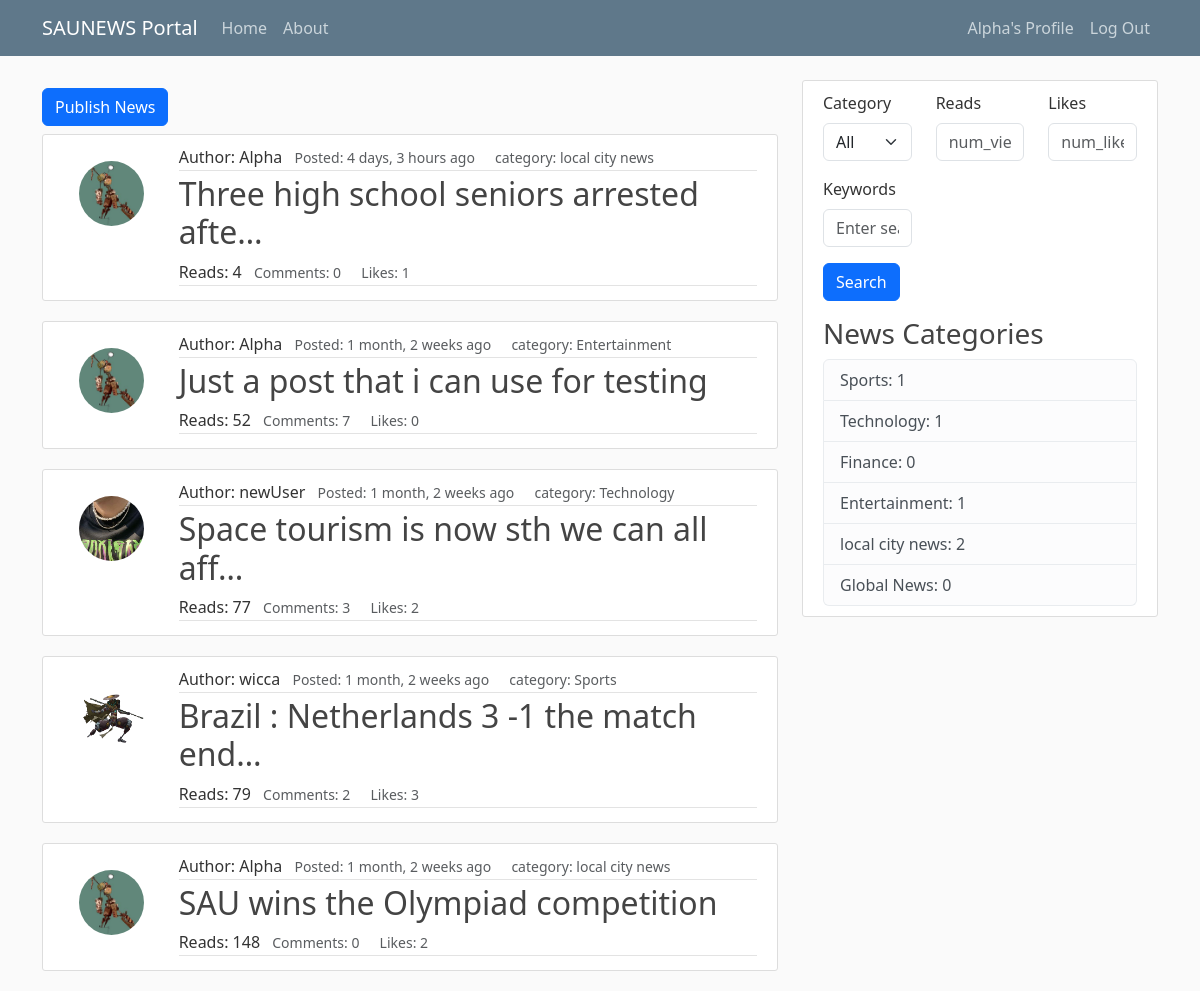
The app's page / (signed in) with its own data.
### blog/models.py (models this page shows, shortened)
class Post(models.Model):
    title = models.CharField(max_length=100)
    content = models.TextField(null=True)
    category = models.ForeignKey(Category, on_delete=models.CASCADE, null=True)
    date_created = models.DateTimeField(default=timezone.now)
    author = models.ForeignKey(User, on_delete=models.CASCADE)
    likes = models.ManyToManyField(User, related_name='blog_posts')
    reads = models.IntegerField(default=0)
    comments_count = models.IntegerField(default=0)
    video = models.FileField(upload_to='videos/', null=True, blank=True)
    image = models.ImageField(upload_to='images/', null=True, blank=True)
    def total_likes(self):
        return self.likes.count()

class Category(models.Model):
    name = models.CharField(max_length=100)
    class Meta:
        verbose_name_plural = 'categories'
    def __str__(self):
        return self.name

### users/models.py (models this page shows, shortened)
class Profile(models.Model):
    user = models.OneToOneField(User, on_delete=models.CASCADE)
    image = models.ImageField(default="default.jpg", upload_to='profile_pics')

### blog/views.py (the view)
# urls.py: path("", views.home, name="blog_home"),
def home(request):
    posts = Post.objects.all().order_by('-date_created')
    context = {'posts': posts}
    return render(request, 'blog/home.html', context)

### blog/context_processors.py (called while the page is built)
def categories(request):
    categories = Category.objects.annotate(num_posts=Count('post'))
    return {'categories': categories}

### blog/templates/blog/home.html (shortened to what this page needs)
{% extends 'blog/base.html' %}
{% block content %}
    <a href="{% url 'post_create' %}" class="btn btn-primary my-2">Publish News</a>
    {% for post in posts %}
        <article class="media content-section">
            <div class="row g-0">
                <div class="col mt-3 ps-3">
                    <img src="{{ post.author.profile.image.url }}" class="rounded-circle article-img">
                </div>
                <div class="col-lg-10 media-body">
                    <div class="article-metadata">
                        <span>Author: {{ post.author }}</span>
                        <small class="px-2 text-muted">Posted: {{ post.date_created | timesince}} ago</small>
                        <small class="px-2 text-muted">category: {{ post.category }}</small>
                    </div>
                    <h2><a class="article-title nav-link " href="{% url 'post_detail' post.id %}">{{ post.title | truncatechars:40 }}</a></h2>
                    <div class="article-metadata ">
                        <span>Reads: {{ post.reads }}</span>
                        <small class="px-2 text-muted">Comments: {{ post.comments_count }}</small>
                        <small class="px-2 text-muted">Likes: {{ post.total_likes }}</small>
                    </div>
                </div>
            </div>
        </article>
    {% endfor %}
{% endblock content %}

### blog/templates/blog/base.html (shortened to what this page needs)
{% load static %}
<html lang="en">
  <head>
    <link href="https://cdn.jsdelivr.net/npm/bootstrap@5.3.0-alpha1/dist/css/bootstrap.min.css" rel="stylesheet">
    <link rel="stylesheet" href="https://cdn.jsdelivr.net/npm/bootstrap-icons@1.10.3/font/bootstrap-icons.css">
    <link rel="stylesheet" href="{% static 'blog/main.css' %}">
  </head>
  <body>
    <header class="site-header">
        <nav class="navbar navbar-expand-md navbar-dark bg-steel fixed-top">
          <div class="container">
            <a class="navbar-brand mr-4" href="{% url 'blog_home' %}">SAUNEWS Portal</a>
            <div class="collapse navbar-collapse" id="navbarToggle">
              <div class="navbar-nav mr-auto">
                <a class="nav-item nav-link" href="{% url 'blog_home' %}">Home</a>
                <a class="nav-item nav-link" href="{% url 'blog_about' %}">About</a>
              </div>
            </div>
            <div class="navbar-nav">
              {% if user.is_authenticated %}
                <a class="nav-item nav-link" href="{% url 'profile' %}">{{user.username}}'s Profile</a>
                <a class="nav-item nav-link" href="{% url 'logout' %}">Log Out</a>
                {% else %}
                <a class="nav-item nav-link" href="{% url 'login' %}">Login</a>
                <a class="nav-item nav-link" href="{% url 'register' %}">Register</a>
              {% endif %}
            </div>
          </div>
        </nav>
    </header>
    <main role="main" class="container">
        <div class="row">
          <div class="col-md-8">
            {% block content %} {% endblock %}
          </div>
          <div class="col-md-4">
            <div class="content-section">
              <form method="GET" action="{% url 'search' %}">
                <div class="row">
                  <div class="col-md-4">
                    <div class="mb-3">
                      <label for="category" class="form-label">Category</label>
                      <select name="category" id="category" class="form-select">
                        <option value="">All</option>
                      </select>
                    </div>
                  </div>
                  <div class="col-md-4">
                    <div class="mb-3">
                      <label for="num_views" class="form-label">Reads</label>
                      <input type="text" name="num_views" id="num_views" class="form-control" placeholder="num_views">
                    </div>
                  </div>
                  <div class="col-md-4">
                    <div class="mb-3">
                      <label for="num_likes" class="form-label">Likes</label>
                      <input type="text" name="num_likes" id="num_likes" class="form-control" placeholder="num_likes">
                    </div>
                  </div>
                  <div class="col-md-4">
                    <div class="mb-3">
                      <label for="query" class="form-label">Keywords</label>
                      <input type="text" name="query" id="query" class="form-control" placeholder="Enter search query">
                    </div>
                  </div>
                </div>
                <button type="submit" class="btn btn-primary">Search</button>
              </form>
              <h3>News Categories</h3>
              <ul class="list-group">
                {% for category in categories %}
                <li class="list-group-item list-group-item-light"><a href="{% url 'category_detail' category.id %}"></a>{{ category.name }}: {{ category.num_posts }}</li>
                {%endfor%}
              </ul>
            </div>
          </div>
        </div>
    </main>
  </body>
</html>

### blog/static/blog/main.css (style rules this page uses)
body { background: #fafafa; color: #333333; margin-top: 5rem; }
h1, h2, h3, h4, h5, h6 { color: #444444; }
ul { margin: 0; }
.bg-steel { background-color: #5f788a; }
.site-header .navbar-nav .nav-link { color: #cbd5db; }
.content-section { background: #ffffff; padding: 10px 20px; border: 1px solid #dddddd; border-radius: 3px; margin-bottom: 20px; }
.article-title { color: #444444; }
.article-img { height: 65px; width: 65px; margin-right: 16px; }
.article-metadata { padding-bottom: 1px; margin-bottom: 4px; border-bottom: 1px solid #e3e3e3 }

### records on screen
Post: author.profile.image (picture), author "Alpha", date_created "4 days, 3 hours", category "local city news", title "Three high school seniors arrested afte…", reads "4", comments_count "0", total_likes "1"
Post: author.profile.image (picture), author "Alpha", date_created "1 month, 2 weeks", category "Entertainment", title "Just a post that i can use for testing", reads "52", comments_count "7", total_likes "0"
Post: author.profile.image (placeholder picture), author "newUser", date_created "1 month, 2 weeks", category "Technology", title "Space tourism is now sth we can all aff…", reads "77", comments_count "3", total_likes "2"
Post: author.profile.image (placeholder picture), author "wicca", date_created "1 month, 2 weeks", category "Sports", title "Brazil : Netherlands 3 -1 the match end…", reads "79", comments_count "2", total_likes "3"
Post: author.profile.image (picture), author "Alpha", date_created "1 month, 2 weeks", category "local city news", title "SAU wins the Olympiad competition", reads "148", comments_count "0", total_likes "2"
Category: name "Sports", num_posts "1"
Category: name "Technology", num_posts "1"
Category: name "Finance", num_posts "0"
Category: name "Entertainment", num_posts "1"
Category: name "local city news", num_posts "2"
Category: name "Global News", num_posts "0"

### other values on screen
{{ user.username }} "Alpha"
